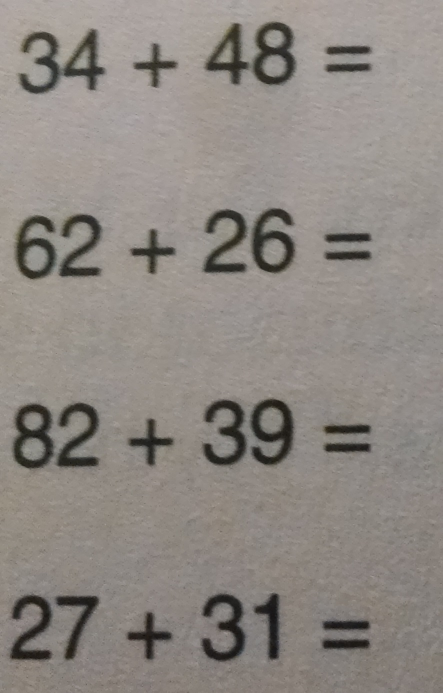
#> input picture evaluation/digit_training/mentalTwoDigit.jpg, 885 x 1385 px (shown at 1/2 size)
$ python imageProcessing.py
#> lines starting #> are read from the running program, lines starting #| are printed output that depends on the picture; after the words box and inside, x2 and y2 are one past the last pixel; in counts of white or black regions, pixels touching at a corner belong together; long printed decimals are rounded
'''
Last updated on 2 June 2014
Added functionality regarding the mean- used to detect if something really is an image
@bug: x * avg might serve to be based on the relative avg (higher -> more selective)
@author: Jess Smith
'''

import cv2
import numpy as np
import matplotlib.pyplot as plt
print('imports')


#method for preprocessing; converts a given image to grayscale and applies a threshold
#returns a tuple of img, ret, thresh, avg, tempAvg
def preProcessing(img):
    if (len(img.shape) == 3) or (len(img.shape) == 4):
        img = cv2.cvtColor(img, cv2.COLOR_BGR2GRAY)

    tempAvg = np.average(img)

    ret, thresh = cv2.threshold(img, 115, 255, 0) #normally at 120, 255, 0
    #median = cv2.medianBlur(img, 7)
    avg = np.average(thresh)

    #ret, thresh = cv2.threshold(median, 130, 255, 0) #normally at 120, 255, 0
    #avg = np.average(thresh)

    print("temp: " + str(tempAvg))
    print("avg: " + str(avg))

    return img, ret, thresh, avg, tempAvg

#takes a grayscale image and the thresh one
#produces the contours and draws them on imgray
def analyzeContours(imgray, thresh, avg, tempAvg, std):
    rez = []
    counter = 0

    contours, hierarchy = cv2.findContours(thresh, cv2.RETR_TREE, cv2.CHAIN_APPROX_SIMPLE)
    imArea = thresh.shape[0] * thresh.shape[1]

    for h,cnt in enumerate(contours):
        x,y,w,h = cv2.boundingRect(cnt)
        currArea = float(w) * h
        ratio = currArea / imArea

        '''
        # if the rectangle is less than 95% of the image area
        # and if it its greater than 0.1% of it
        # and if its pixel whiteness is less than 60% of the avg:
        # this is used to filter out extremely small contours and one that
            # is for the image overall
            # also, this filters out things such as the insides of 0's (low intensities)

        #maybe, if the avg intensity is really high, make the discerning avg lower?

        # TODO: add functionality to check sub-images '''

        # this process picks up too many images
        # RATIO ADJUSTABLE *AA**A*A*A*A*A*A*A*A*A**

        if (ratio < 0.95) and (ratio > 0.0003) and (currArea >= 81): #up here to filter out small images; this can really slow down the process
            #use fromBook as an example of too many contours
            mask = np.zeros(thresh.shape, np.uint8)
            cv2.drawContours(mask, [cnt], 0, 255 ,-1)
            imgrayMean = cv2.mean(imgray, mask = mask)

            if (imgrayMean[0] < 0.73*tempAvg):
                #cv2.rectangle(imgray, (x, y), (x + w, y + h), (0, 255, 0), 2)
                temp = imgray[y:y+h, x:x+w]
                #temp = cv2.resize(temp, (32, 32))

                plt.imshow(temp, cmap='gray')
                plt.title(str( (imgrayMean[0] - tempAvg) / std))
                plt.show()

                counter += 1
                rez.append(temp)

    print(counter)
    plt.imshow(imgray, cmap='gray')
    plt.show()
    return rez

def getIms(img):

    img, ret, thresh, avg, tempAvg = preProcessing(img)
    #imTemp = deskew(thresh)
    #plt.imshow(imTemp, cmap='gray')
    #plt.show()
    rez = analyzeContours(img, thresh, avg, tempAvg, np.std(thresh))

    return rez

img = cv2.imread('../evaluation/digit_training/mentalTwoDigit.jpg')
#> img is the input picture: shape (1385, 885, 3); mean B, G, R 130.4, 136, 142.1
rez = getIms(img)
#> in preProcessing, `tempAvg = np.average(img)`: tempAvg = 137.1
#> in preProcessing, `ret, thresh = cv2.threshold(img, 115, 255, 0)`:
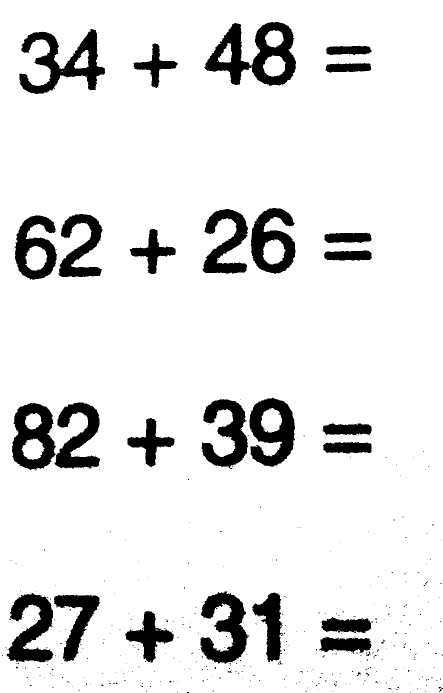
#> thresh: shape (1385, 885) (shown at 1/2 size); 90% white; 400 black regions (371 under 20 px)
#> in preProcessing, `avg = np.average(thresh)`: avg = 229.6
#| temp: 137.050
#| avg: 229.599
#> in getIms, `img, ret, thresh, avg, tempAvg = preProcessing(img)`: ret = 115; avg = 229.6; tempAvg = 137.1
#> in analyzeContours, `contours, hierarchy = cv2.findContours(thresh, cv2.RETR_TREE, cv2.CHAI..`: contours = 450 contours, 408 with area under 20; largest, box (x1, y1, x2, y2) and area: (0, 0, 885, 1385) 1223440, (408, 43, 593, 173) 14501, (37, 57, 211, 189) 9928, (23, 805, 113, 941) 9342, (498, 794, 591, 935) 9203
#> the loop in analyzeContours, `for h,cnt in enumerate(contours):` made 450 passes
#> (x, y, w, currArea, ratio, imgrayMean) on passes 238, 290, 309, 331, 333, 335, 338, 402, 409, 410, 411, 412: (638, 1272, 106, 3922, 0.0032, (68.87, 0, 0, 0)), (642, 1233, 101, 3434, 0.0028, (69.2, 0, 0, 0)), (249, 1221, 100, 10500, 0.00857, (69.48, 0, 0, 0)), (107, 1188, 95, 12920, 0.0105, (66.73, 0, 0, 0)), (12, 1185, 96, 13536, 0.011, (66.02, 0, 0, 0)), (503, 1184, 64, 9024, 0.00736, (64.43, 0, 0, 0)), (400, 1182, 100, 14700, 0.012, (64.66, 0, 0, 0)), (645, 883, 99, 2475, 0.00202, (66.62, 0, 0, 0)), (644, 846, 101, 2626, 0.00214, (67.22, 0, 0, 0)), (254, 835, 96, 9600, 0.00783, (70.45, 0, 0, 0)), (23, 805, 90, 12240, 0.00999, (81.08, 0, 0, 0)), (43, 877, 46, 1978, 0.00161, (135.6, 0, 0, 0))
#> (x, y, w, currArea, ratio) on passes 1, 7, 11, 15, 18, 19: (0, 0, 885, 1225725, 1), (424, 1380, 4, 20, 1.63e-05), (879, 1377, 5, 35, 2.86e-05), (776, 1375, 8, 40, 3.26e-05), (876, 1373, 7, 35, 2.86e-05), (795, 1373, 4, 20, 1.63e-05)
#> after the loop in analyzeContours, `for h,cnt in enumerate(contours):`:
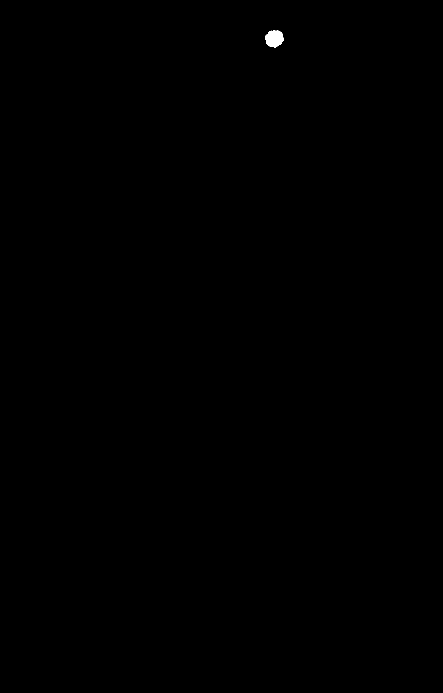
#> mask: shape (1385, 885) (shown at 1/2 size); 0.08% white; 1 white region, box (x1, y1, x2, y2) and area: (530, 60, 567, 95) 968
#> after the loop in analyzeContours, `for h,cnt in enumerate(contours):`: counter = 26; rez = 26 items
#| 26
#> rez = 26 items
